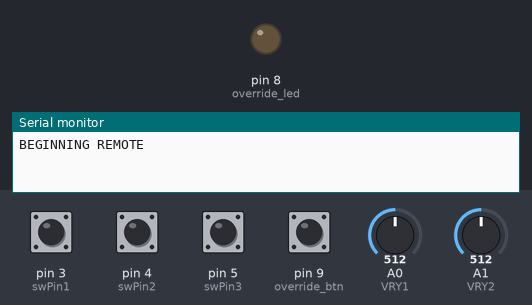
The program below on a simulated Arduino Nano, built with avr-gcc and run on an emulated ATmega328P. Parts: output pins drawn as LEDs (lit = HIGH), the last lines printed to the serial monitor. The test bench sets the inputs (shaded band); at power-on: pin 3 (swPin1), pin 4 (swPin2), pin 5 (swPin3), pin 9 (override_btn) LOW, A0 (VRY1) = 512, A1 (VRY2) = 512.

Above: at 1.2 s.
1.3 s: pin 3 (swPin1) pulled HIGH for 0.15 s
At 3.1 s:
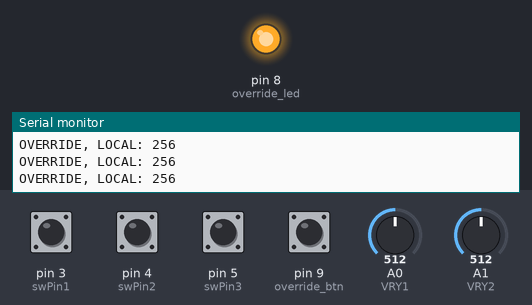
Timing chart, 0 to 4.6 s (numbered marks = the images above; inputs shaded):
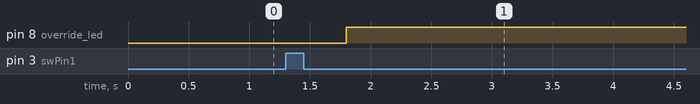

The program:

main.cpp
```cpp
//Title:          EmergencyOverride
//Description:    Emergency override for E-vessel controls (demo)
//Author:         Lassi Lahti

#include <Arduino.h>

//Remote
#define VRY1 A0

//Local
#define VRY2 A1
#define override_btn 9
#define override_led 8

/*
???????????Mitä vittua?????????????
???????????????????????????????????
???????????????????????????????????
????????? #define Pin 7 ???????????
???????????????????????????????????
???????????????????????????????????
???????????????????????????????????
*/

//Switch for modes
#define swPin1 3
#define swPin2 4
#define swPin3 5

//Misc
int local_map;
int remote_map;
int remZero;
int locZero;
int remIn;
int locIn;
int btnState;
int recieve = 1;
int sw = 1;
int swState1;
int swState2;
int swState3;

void setup() {

  //Serial
  Serial.begin(9600);
  Serial.println("BEGINNING REMOTE");

  //Override
  pinMode(override_btn, INPUT);
  pinMode(override_led, OUTPUT);

  //Switch pins
  pinMode(swPin1, INPUT);
  pinMode(swPin2, INPUT);
  pinMode(swPin3, INPUT);

}

//reset to remote control with local control at point 0, button pushed
void mode1(){

  //DEBUG/INFO//
  //Remote 257 --> 250 - 260
  //Local 245 --> 240 - 250
  //Serial.println(remote_map);
  //Serial.println(local_map);

  if(recieve == 0){
    digitalWrite(override_led, HIGH);
  }else{
    digitalWrite(override_led, LOW);
  }

  btnState = digitalRead(override_btn);

  //Incoming
  remIn = analogRead(VRY1);
  locIn = analogRead(VRY2);

  //Mapping joysticks
  remote_map = map(remIn, 0, 1024, 0, 512);
  local_map = map(locIn, 0,1024, 0, 512);

  //Local zero
  if ((local_map < 250) && (local_map > 240)){
    locZero = 1;
  }else{
    locZero = 0;
    recieve = 0;
  }
  //Remote con
  if((locZero == 1) && (recieve == 1)){
    Serial.print("REMOTE: ");
    Serial.println(remote_map);
    delay(500);
  }else if((recieve == 0)){
    Serial.print("OVERRIDE, LOCAL: ");
    Serial.println(local_map);
    delay(500);
  }

  if ((locZero == 1) && (btnState == HIGH)){
    recieve = 1;
  }
}

//TBD
void mode2(){


}


void loop() {

  //Switch states
  swState1 = digitalRead(swPin1);
  swState2 = digitalRead(swPin2);
  swState3 = digitalRead(swPin3);

  //Mode 1
  while(swState1 == HIGH){

    mode1();

  }

  //Mode 2
  while(swState2 == HIGH){

    Serial.print("TBD");
    delay(300);
    Serial.print("Go away");
    delay(300);

  }

  //Mode 3
  while(swState3 == HIGH){

    Serial.print("TBD");
    delay(300);
    Serial.print("Go away");
    delay(300);

  }

}
```

Measured:
- after the input at 1.3 s, pin 8 (override_led): LOW → HIGH after 0.50 s
